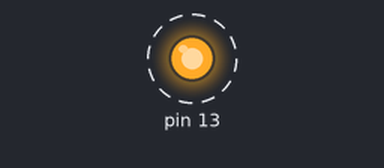
A sketch run on a simulated Arduino Uno, built with avr-gcc and run on an emulated ATmega328P. On the bench: output pins drawn as LEDs (lit = HIGH). Dashed ring = blinking. What the sketch prints to the serial monitor is not drawn.

Above: at 0.05 s.
Timing chart, 0 to 3.0 s (numbered marks = the images above):
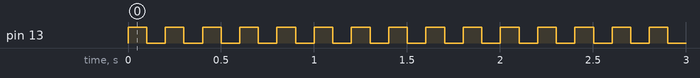

Measured:
- by itself, pin 13: alternates HIGH for 0.10 s and LOW for 0.10 s

The sketch:

Blink.ino
```cpp
int LED = 13;
void setup() {
  // put your setup code here, to run once:
  pinMode (13, OUTPUT);
  Serial.begin(9600);
}

void loop() {
  // put your main code here, to run repeatedly:
  digitalWrite (13, HIGH);
  Serial.println ("LED is ON");
  delay(100);
  digitalWrite (13, LOW);
  Serial.println ("LED is OFF");
  delay(100);
  //commenting to comment
}
```
